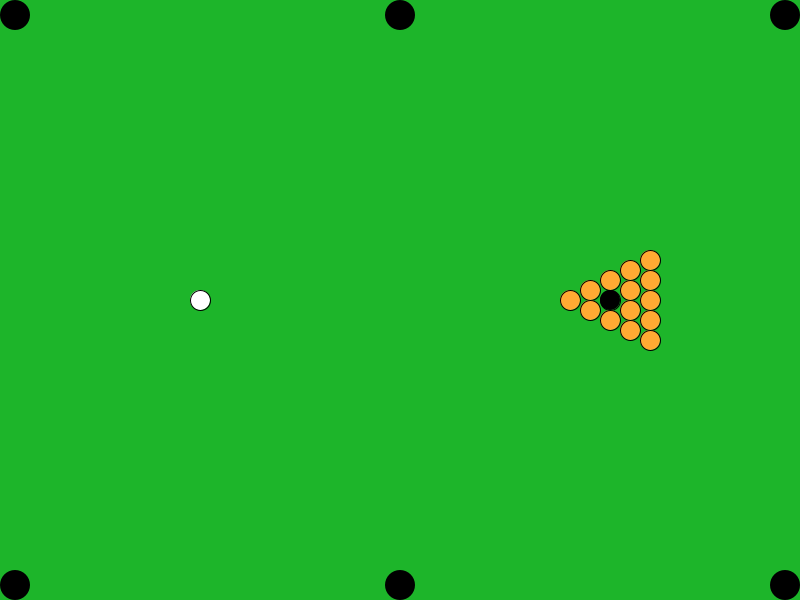
Frame 1 (no input)
Frame 60 (the mouse pressed at the canvas centre just before this capture): identical to frame 1, image omitted
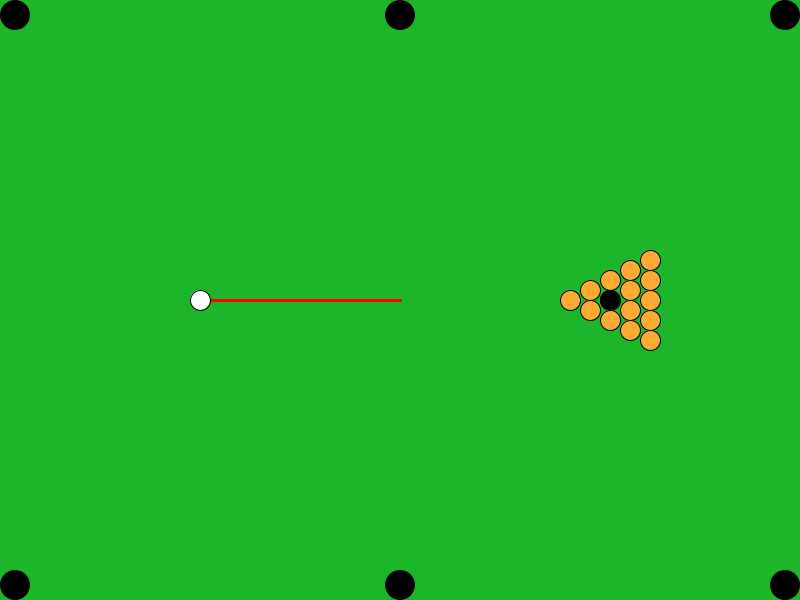
Frame 120 (the mouse held since frame 60 and released just before this capture)

The Processing sketch that drew these frames (run headless with seeded random() and noise(); from frame 60 on, the mouse is pressed at the canvas centre):

// Processing sketch: Billard
// ── Billard.pde
PVector grav = new PVector(0, 0.06734);

Mover whiteBall;
Mover[] movers = new Mover[16];

int[][] holes = new int[6][2];

void setup() {
  size(800, 600);

  int start = 550;
  int n = 1;
  for ( int i = 1; i <= 5; i++ ) {
    for ( int j = 0; j < i; j++ ) {
      movers[n] = new Mover(start+i * Mover.SIZE, 300 - ((i-1)/2.0)*Mover.SIZE + j*Mover.SIZE);
      n += 1;
    }
  }

  movers[0] = new Mover(200, 300, #FFFFFF);
  movers[5].setColor(#000000);

  whiteBall = movers[0];

  holes = new int[][]{
    new int[]{15, 15},
    new int[]{400, 15},
    new int[]{785, 15},
    new int[]{15, 585},
    new int[]{400, 585},
    new int[]{785, 585}
  }; //<>//
} //<>//

void draw() {
  background(29, 181, 42);

  for ( int i = 0; i < movers.length; i++ ) {
    Mover mover = movers[i];
    if ( mover == null ) {
      continue;
    }

    for ( Mover mover2 : movers ) {
      if ( mover2 != null && mover != mover2 ) {
        if ( PVector.dist(mover.getPosition(), mover2.getPosition()) <= Mover.SIZE ) {
          PVector diff = PVector.sub(mover2.getPosition(), mover.getPosition());
          
          PVector force1 = calcForce(mover.getVelocity(), diff);
          PVector force2 = calcForce(mover2.getVelocity(), diff);
          
          diff.setMag((force1.mag()+force2.mag())/2.0);
          mover2.applyForce(diff);
          mover.applyForce(diff.mult(-1.0));
        }
      }
    }

    mover.update();

    PVector pos = mover.getPosition();

    if ( pos.x <= 0 || pos.x >= width ) {
      pos.x = constrain(pos.x, 0, width);
      mover.getVelocity().x *= -1.0;
    }
    if ( pos.y <= 0 || pos.y >= height ) {
      pos.y = constrain(pos.y, 0, height);
      mover.getVelocity().y *= -1.0;
    }

    for ( int[] hole : holes) {
      if ( pos.x >= hole[0]-15 && pos.x <= hole[0]+15 &&
        pos.y >= hole[1]-15 && pos.y <= hole[1]+15 ) {
        movers[i] = null;
      }
    }
  }

  if ( movers[0] == null ) {
    movers[0] = new Mover(200, 300, #FFFFFF);
    whiteBall = movers[0];
  }

  drawHoles();

  if ( mouseDown ) {
    stroke(#FF0000);
    strokeWeight(3);
    line(mouseX, mouseY, whiteBall.getPosition().x, whiteBall.getPosition().y);
    strokeWeight(1);
  }

  for ( Mover mover : movers ) {
    if ( mover != null ) {
      mover.draw();
    }
  }
}

PVector calcForce( PVector u, PVector s ) {
  float v = PVector.dot(u, s) / s.magSq();
  return s.copy().mult(v);
}

void drawHoles() {
  for ( int[] hole : holes ) {
    noStroke();
    fill(#000000);
    circle(hole[0], hole[1], 30);
  }
}

boolean mouseDown = false;

void mousePressed() {
  mouseDown = true;
}

void mouseReleased() {
  mouseDown = false;

  PVector force = whiteBall.getPosition().copy();
  PVector mouse = new PVector(mouseX, mouseY);
  force.sub(mouse).div(10.0);
  whiteBall.applyForce(force);
}

void mouseClicked2() {
  for ( Mover mover : movers ) {
    PVector force = mover.getPosition().copy();
    force.sub(new PVector(mouseX, mouseY)).setMag(10.0);
    mover.applyForce(force);
  }
}

// ── Mover.pde
public class Mover {

  /**
   * Größe der Objekte in der Simulation.
   */
  public static final int SIZE = 20;
  public static final float DRAG = 0.99;
  
  /**
   * Masse des Objektes.
   */
  protected float mass = 10.0;

  /**
   * Momentane position des Objektes.
   */
  private PVector position;

  /**
   * Momentane Geschwindigkeit des Objektes.
   */
  private PVector velocity;

  /**
   * Momentane Beschleunigung des Objektes.
   */
  private PVector acceleration = new PVector();
  
  private int clr = #FFAA33;
  
  private float size = SIZE;

  /**
   * Erstellt einen Mover an der angegebenen Position mit der momentanen
   * Geschwindigkeit <code>(0, 0)</code>.
   *
   * @param pX x-Position des Objektes.
   * @param pY y-Position des Objektes.
   */
  public Mover( float pX, float pY ) {
    this(pX, pY, new PVector());
  }
  
  public Mover( float pX, float pY, int pColor ) {
    this(pX, pY, new PVector());
    clr = pColor;
  }


  /**
   * Erstellt einen <code>Attractor</code> an der angegebenen Position mit der angegebenen
   * Masse.
   *
   * @param pX    x-Koordinate des Objektes.
   * @param pY    y-Koordinate des Objektes.
   * @param pMass Masse des Objektes.
   */
  public Mover( float pX, float pY, float pMass ) {
    this(pX, pY, pMass, new PVector());
  }

  /**
   * Erstellt einen Mover an der angegebenen Position mit der angegebenen
   * Initialgeschwindigkeit.
   *
   * @param pX        x-Position des Objektes.
   * @param pY        y-Position des Objektes.
   * @param pVelocity Momentane Geschwindigkeit des Objektes.
   */
  public Mover( float pX, float pY, PVector pVelocity ) {
    position = new PVector(pX, pY);
    velocity = pVelocity.copy();
  }

  /**
   * Erstellt einen <code>Attractor</code> an der angegebenen Position
   *
   * @param pX        x-Koordinate des Objektes.
   * @param pY        y-Koordinate des Objektes.
   * @param pMass     Masse des Objektes.
   * @param pVelocity Initialgeschwindigkeit des Objektes.
   */
  public Mover( float pX, float pY, float pMass, PVector pVelocity ) {
    position = new PVector(pX, pY);
    mass = pMass;
    velocity = pVelocity.copy();
  }
  
  public void setColor( int pClr ) {
    clr = pClr;
  }

  /**
   * Gibt die Masse des Objektes zurück.
   *
   * @return Die Masse des Objektes.
   */
  public float getMass() {
    return mass;
  }
  
  public PVector getPosition() {
    return position;
  }

  /**
   * Gibt die momentane Geschwindigkeit zurück.
   * @return Die momentane Geschwindigkeit als Vektor.
   */
  public PVector getVelocity() {
    return velocity;
  }
  
  public void setVelocity( PVector pVel ) {
    velocity = pVel.copy();
  }

  /**
   * Setzt die momentane Geschwindigkeit des Objektes.
   *
   * @param pDx Momentane Geschwindigkeit in x-Richtung.
   * @param pDy Momentane Geschwindigkeit in y-Richtung.
   */
  public void setVelocity( float pDx, float pDy ) {
    velocity.set(pDx, pDy);
  }

  /**
   * Addiert eine Kraft zur momentanen Beschleunigung des Objektes. Die
   * Beschleunigung wird einmal pro Update auf die Geschwindigkeit angewandt
   * und dann wieder auf <code>(0, 0)</code> gesetzt.
   *
   * @param force Ein Vektor, der die Kraft darstellt.
   */
  public void applyForce( PVector force ) {
    acceleration.add(force);
  }

  /**
   * Aktualisiert die momentante Geschwindigkeit und Position des Objektes und
   * setzt die Beschleunigung zurück.
   *
   * @param delta Zeitintervall seit dem letzten Aufruf (in Sekunden).
   */
  public void update() {
    velocity.add(acceleration);
    acceleration.mult(0.0);
    
    // Apply drag and limit velocity
    velocity.mult(DRAG);
    if( velocity.magSq() <= 0.001 ) {
      velocity.mult(0.0);
    } else {
      velocity.limit(100.0);
    }

    this.position.x += velocity.x;
    this.position.y += velocity.y;
  }

  public void draw() {
    stroke(0);
    fill(clr);
    circle(position.x, position.y, size);
  }

}
